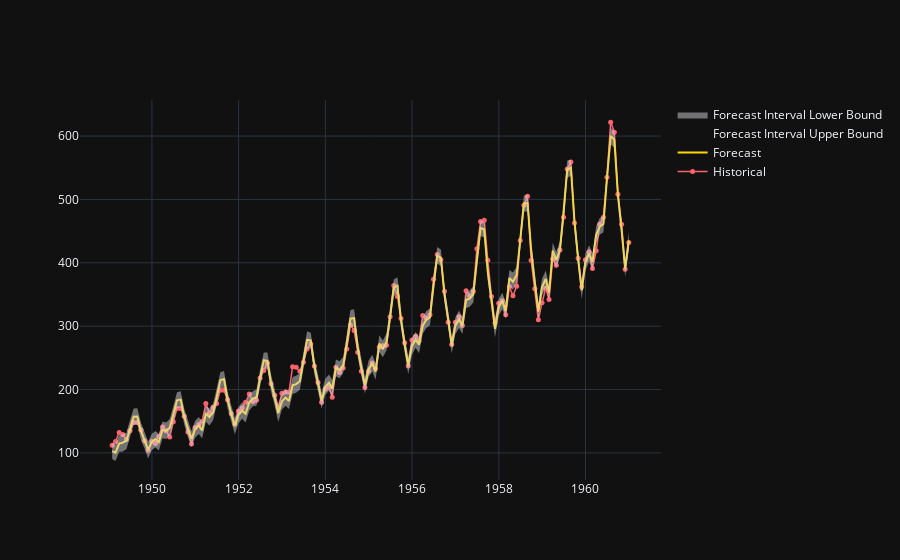

The cell this chart's notebook holds for it:
### Code cell
utils.plot_prophet_forecast(df['y'], forecast)

### Figure 1 — Plotly figure (JSON) as saved in the notebook; plotly's stock layout.template omitted (floating-point values rounded to 4 significant figures; data arrays with more than 128 entries replaced by an {"elided": "..."} marker saying what was removed)
{"data": [{"line": {"color": "#fa636e", "width": 1.5}, "marker": {"color": "#fa636e", "size": 5, "symbol": "circle"}, "mode": "lines+markers", "name": "Historical", "type": "scatter", "x": {"elided": "144 str values"}, "y": {"elided": "144 int values"}}, {"line": {"color": "#FFD700", "width": 2}, "name": "Forecast", "type": "scatter", "x": {"elided": "144 str values"}, "y": {"elided": "144 float values"}}, {"line": {"color": "rgba(212, 212, 217, 0.0)", "width": 0}, "name": "Forecast Interval Upper Bound", "showlegend": true, "type": "scatter", "x": {"elided": "144 str values"}, "y": {"elided": "144 float values"}}, {"fill": "tonexty", "fillcolor": "rgba(212, 212, 217, 0.5)", "line": {"color": "rgba(212, 212, 217, 0.0)", "width": 0}, "name": "Forecast Interval Lower Bound", "showlegend": true, "type": "scatter", "x": {"elided": "144 str values"}, "y": {"elided": "144 float values"}}], "layout": {"hovermode": "x unified", "title": {}}}
